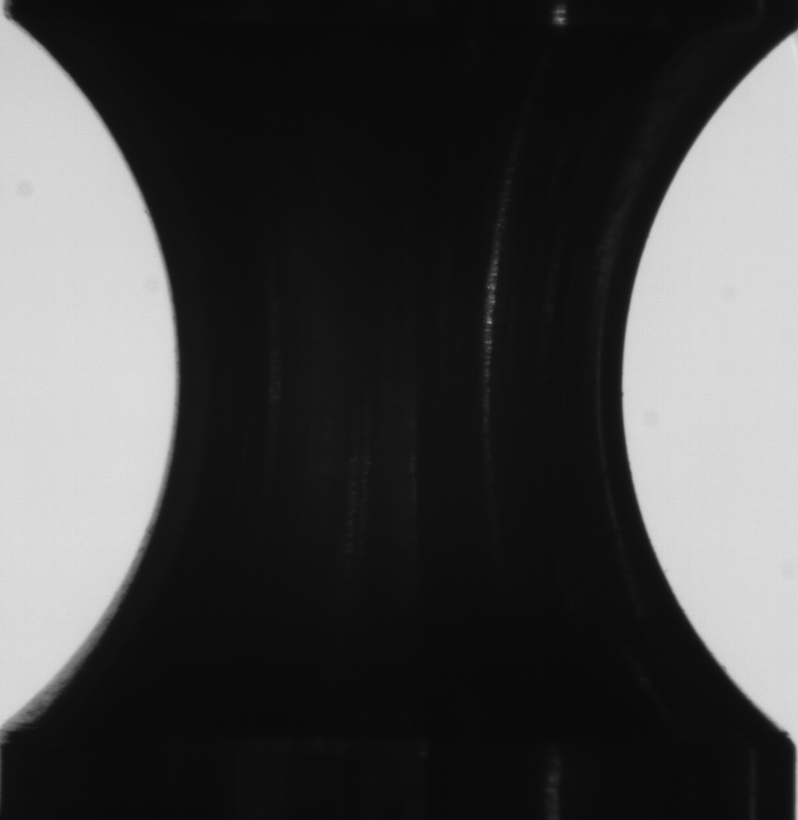
//> input picture img/J47.tif, 1596 x 1640 px (shown at 1/2 size)
$ ./canny ../img/J47.tif   (built with g++ and OpenCV 4)
//> lines starting //> are read from the running program, lines starting //| are printed output that depends on the picture
//> further down, image is the input picture: 1640 rows x 1596 cols, CV_8UC3; min 5, max 255, mean 68.7
#include "opencv2/core/utility.hpp"
#include "opencv2/highgui.hpp"
#include "opencv2/imgcodecs.hpp"
#include "opencv2/imgproc.hpp"
#include <iostream>
#include <opencv2/core.hpp>

using namespace cv;
using namespace std;

int edgeThresh = 1;
int edgeThreshScharr = 1;
Mat image, gray, blurImage, edge1, edge2, cedge;
const char *window_name1 = "Edge map : Canny default (Sobel gradient)";
const char *window_name2 = "Edge map : Canny with custom gradient (Scharr)";
// define a trackbar callback
static void onTrackbar(int, void *) {
  blur(gray, blurImage, Size(3, 3));
  // Run the edge detector on grayscale
  Canny(blurImage, edge1, edgeThresh, edgeThresh * 3, 3);
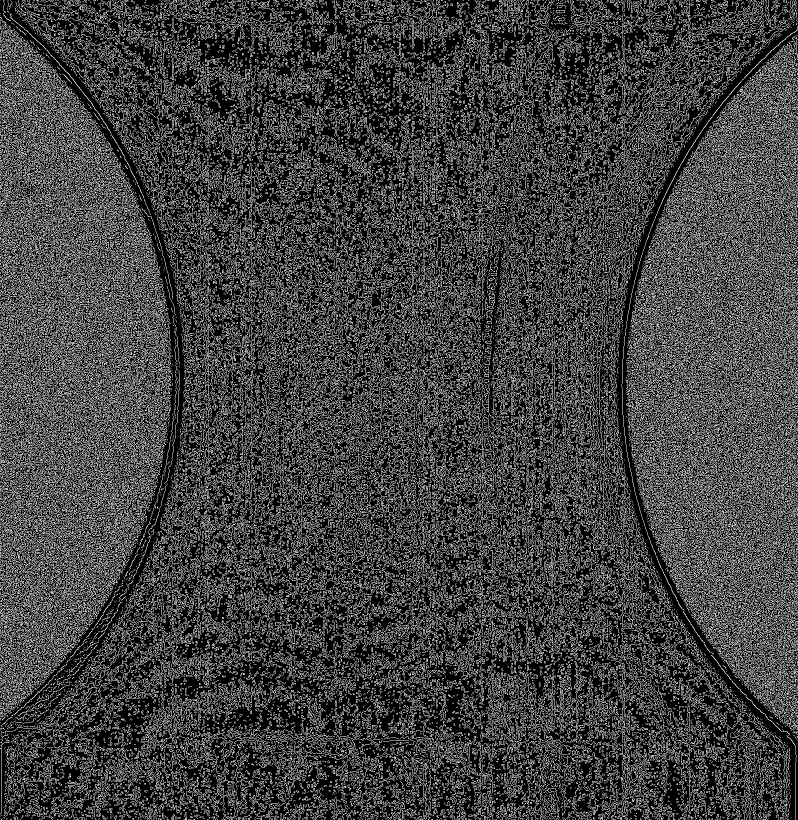
//> edge1: 1640 rows x 1596 cols, CV_8UC1 (shown at 1/2 size); 25.3% white in thin lines or dots
  cedge = Scalar::all(0);
  image.copyTo(cedge, edge1);
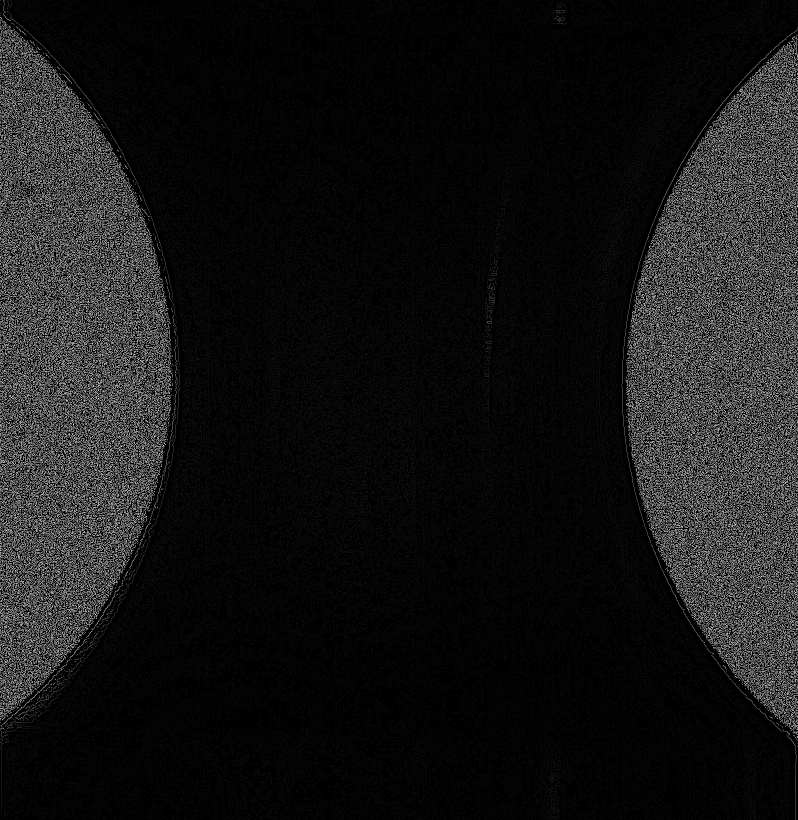
//> cedge: 1640 rows x 1596 cols, CV_8UC3 (shown at 1/2 size); min 0, max 235, mean 21.7
  imshow(window_name1, cedge);
  Mat dx, dy;
  Scharr(blurImage, dx, CV_16S, 1, 0);
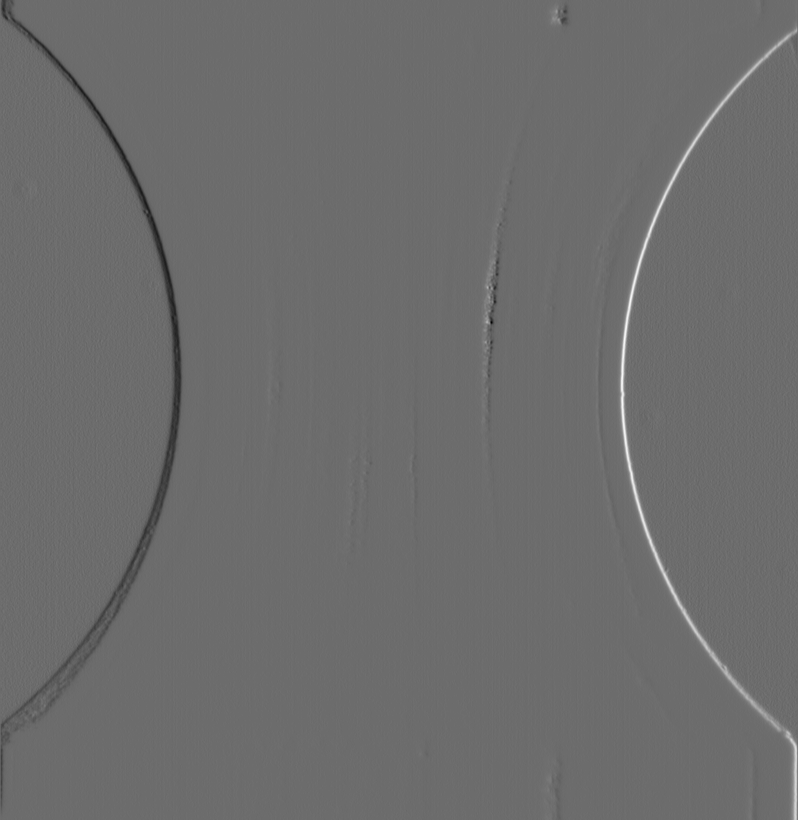
//> dx: 1640 rows x 1596 cols, CV_16SC1 (shown at 1/2 size); min -712, max 957, mean 0.2; drawn with min black and max white
  Scharr(blurImage, dy, CV_16S, 0, 1);
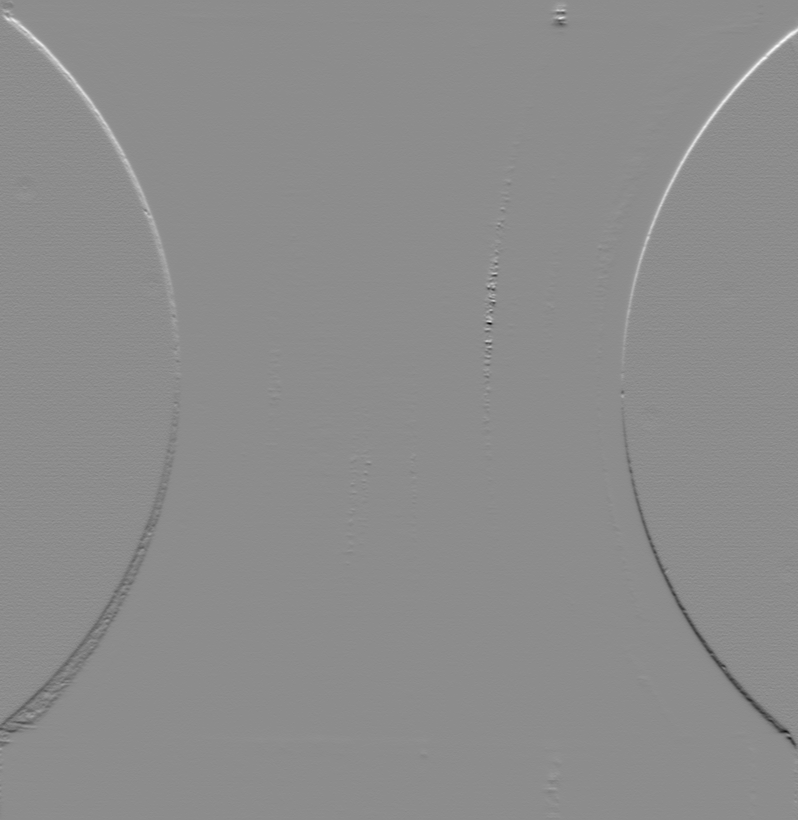
//> dy: 1640 rows x 1596 cols, CV_16SC1 (shown at 1/2 size); min -759, max 618, mean 0; drawn with min black and max white
  Canny(dx, dy, edge2, edgeThreshScharr, edgeThreshScharr * 3);
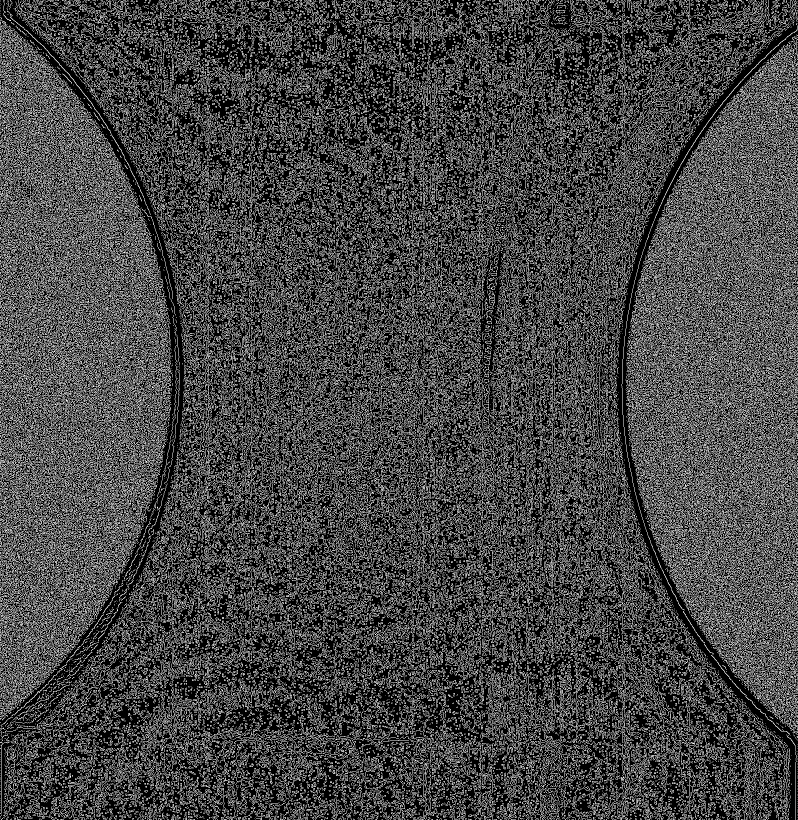
//> edge2: 1640 rows x 1596 cols, CV_8UC1 (shown at 1/2 size); 27.4% white in thin lines or dots
  cedge = Scalar::all(0);
  image.copyTo(cedge, edge2);
  imshow(window_name2, cedge);
}
static void help(const char **argv) {
  printf("\nThis sample demonstrates Canny edge detection\n"
         "Call:\n"
         "    %s [image_name -- Default is fruits.jpg]\n\n",
         argv[0]);
}
const char *keys = {"{help h||}{@image |fruits.jpg|input image name}"};
int main(int argc, const char **argv) {
  help(argv);
  CommandLineParser parser(argc, argv, keys);
  string filename = "img/J47.tif";
  image = imread(samples::findFile(filename), IMREAD_COLOR);
  if (image.empty()) {
    printf("Cannot read image file: %s\n", filename.c_str());
    help(argv);
    return -1;
  }
  cedge.create(image.size(), image.type());
  cvtColor(image, gray, COLOR_BGR2GRAY);
  // Create a window
  namedWindow(window_name1, 1);
  namedWindow(window_name2, 1);
  // create a toolbar
  createTrackbar("Canny threshold default", window_name1, &edgeThresh, 100,
                 onTrackbar);
  createTrackbar("Canny threshold Scharr", window_name2, &edgeThreshScharr, 400,
                 onTrackbar);
  // Show the image
  onTrackbar(0, 0);
  // Wait for a key stroke; the same function arranges events processing
  waitKey(0);
  return 0;
}
